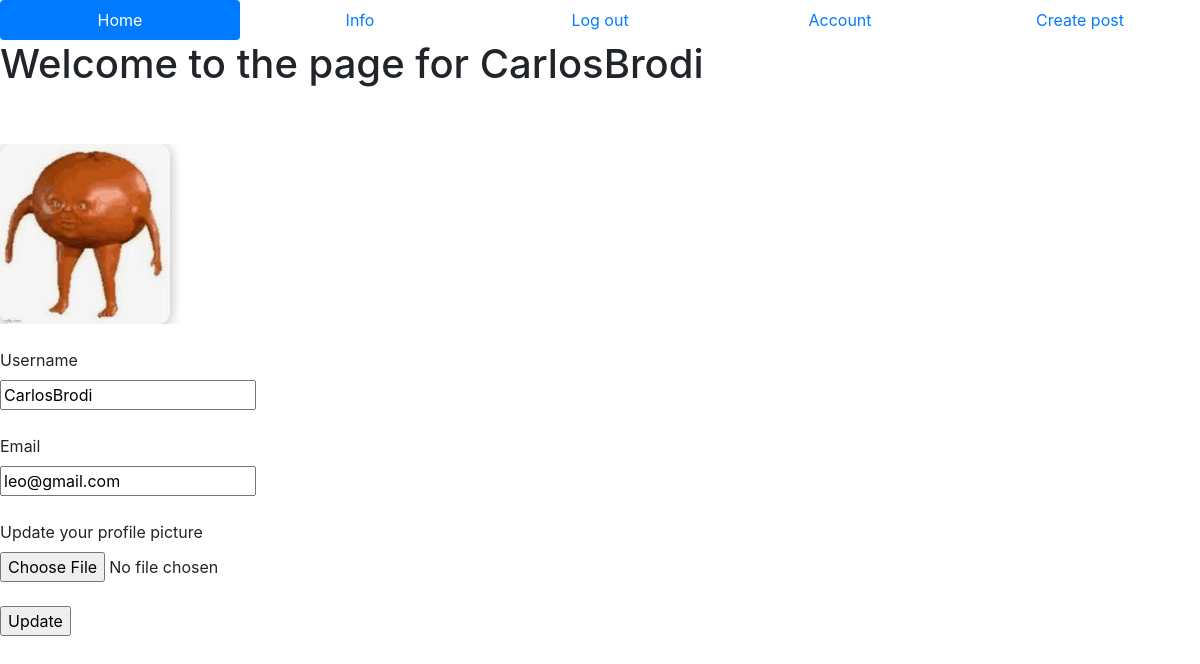
/account (signed in), run on the app's committed database.
### companyblog/models.py (models this page shows, shortened)
class User(db.Model, UserMixin):
    __tablename__ = 'users'
    id = db.Column(db.Integer, primary_key=True)
    profile_pic = db.Column(db.String(20), nullable=False, default='default.png')
    email = db.Column(db.String(64), unique=True, index=True)
    username = db.Column(db.String(64), unique=True, index=True)
    password_hash = db.Column(db.String(128))
    posts = db.relationship('BlogPost', backref='author', lazy=True)

### companyblog/users/views.py (the view)
@users.route('/account', methods=['GET','POST'])
@login_required
def account():
    form = UpdateUserForm()
    if form.validate_on_submit():
        if form.picture.data:
            username = current_user.username
            pic = add_profile_pic(form.picture.data, username)
            current_user.profile_pic = pic
        current_user.username = form.username.data
        current_user.email = form.email.data
        db.session.commit()
        flash('Account updated!')
        return redirect(url_for('core.info'))
    elif request.method == 'GET':
        form.username.data = current_user.username
        form.email.data = current_user.email
    profile_image = url_for('static', filename = 'profile_pics/' + current_user.profile_pic)
    return render_template('account.html', profile_image = profile_image, form = form)

### companyblog/users/forms.py (shortened to what this page needs)
class UpdateUserForm(FlaskForm):
    email = StringField('Email', validators=[DataRequired(), Email()])
    username = StringField('Username', validators=[DataRequired()])
    picture = FileField('Update your profile picture', validators=[FileAllowed(['jpg', 'png'])])
    submit = SubmitField('Update')

### companyblog/models.py (called while the page is built)
@login_manager.user_loader
def load_user(user_id):
    return User.query.get(user_id)

### companyblog/templates/account.html (shortened to what this page needs)
{% extends "base.html" %}
{% block content %}
  <h1>Welcome to the page for {{current_user.username}}</h1><br><br>
  <img src="{{url_for('static', filename='profile_pics/'+current_user.profile_pic)}}"><br><br>
  <form method="POST" action="" enctype="multipart/form-data">
    {{form.username.label}}<br>{{form.username}}<br><br>
    {{form.email.label}}<br>{{form.email}}<br><br>
    {{form.picture.label}}<br>{{form.picture}}<br><br>
    {{form.submit()}}
  </form>
{% endblock %}

### data on the page
User: username "CarlosBrodi", profile_pic (placeholder picture), email "leo@gmail.com"
